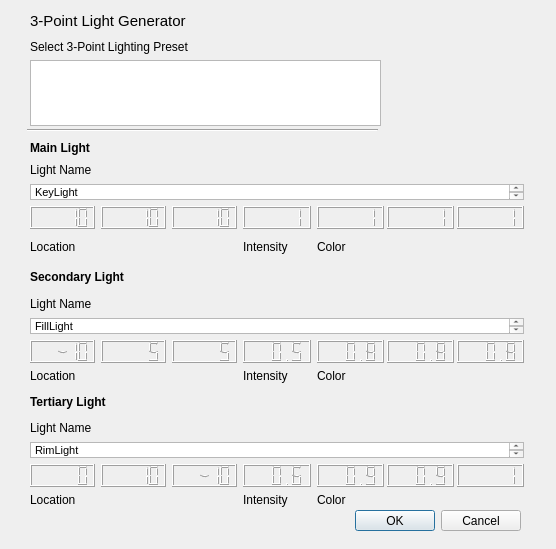
<?xml version="1.0" encoding="UTF-8"?>
<ui version="4.0">
 <class>Dialog</class>
 <widget class="QDialog" name="Dialog">
  <property name="geometry">
   <rect>
    <x>0</x>
    <y>0</y>
    <width>556</width>
    <height>549</height>
   </rect>
  </property>
  <property name="windowTitle">
   <string>Dialog</string>
  </property>
  <widget class="QDialogButtonBox" name="buttonBox">
   <property name="geometry">
    <rect>
     <x>30</x>
     <y>510</y>
     <width>491</width>
     <height>21</height>
    </rect>
   </property>
   <property name="orientation">
    <enum>Qt::Horizontal</enum>
   </property>
   <property name="standardButtons">
    <set>QDialogButtonBox::Cancel|QDialogButtonBox::Ok</set>
   </property>
  </widget>
  <widget class="QLabel" name="TitleLabel">
   <property name="geometry">
    <rect>
     <x>30</x>
     <y>10</y>
     <width>171</width>
     <height>21</height>
    </rect>
   </property>
   <property name="font">
    <font>
     <pointsize>11</pointsize>
    </font>
   </property>
   <property name="text">
    <string>3-Point Light Generator</string>
   </property>
  </widget>
  <widget class="QWidget" name="verticalLayoutWidget">
   <property name="geometry">
    <rect>
     <x>30</x>
     <y>40</y>
     <width>351</width>
     <height>86</height>
    </rect>
   </property>
   <layout class="QVBoxLayout" name="verticalLayout">
    <item>
     <widget class="QLabel" name="DefaultsListLabel">
      <property name="maximumSize">
       <size>
        <width>16777215</width>
        <height>16</height>
       </size>
      </property>
      <property name="text">
       <string>Select 3-Point Lighting Preset</string>
      </property>
     </widget>
    </item>
    <item>
     <widget class="QListView" name="PresetListbox">
      <property name="verticalScrollMode">
       <enum>QAbstractItemView::ScrollPerPixel</enum>
      </property>
      <property name="itemAlignment">
       <set>Qt::AlignLeading</set>
      </property>
     </widget>
    </item>
   </layout>
  </widget>
  <widget class="QWidget" name="verticalLayoutWidget_2">
   <property name="geometry">
    <rect>
     <x>30</x>
     <y>140</y>
     <width>494</width>
     <height>367</height>
    </rect>
   </property>
   <layout class="QVBoxLayout" name="verticalLayout_2">
    <item>
     <layout class="QVBoxLayout" name="verticalLayout_6">
      <item>
       <widget class="QLabel" name="label_4">
        <property name="maximumSize">
         <size>
          <width>16777215</width>
          <height>16</height>
         </size>
        </property>
        <property name="font">
         <font>
          <pointsize>9</pointsize>
          <weight>75</weight>
          <bold>true</bold>
         </font>
        </property>
        <property name="text">
         <string>Main Light</string>
        </property>
       </widget>
      </item>
      <item>
       <widget class="QLabel" name="label_5">
        <property name="maximumSize">
         <size>
          <width>16777215</width>
          <height>16</height>
         </size>
        </property>
        <property name="text">
         <string>Light Name</string>
        </property>
       </widget>
      </item>
      <item>
       <widget class="QTextBrowser" name="PriName">
        <property name="maximumSize">
         <size>
          <width>16777215</width>
          <height>16</height>
         </size>
        </property>
        <property name="html">
         <string>&lt;!DOCTYPE HTML PUBLIC &quot;-//W3C//DTD HTML 4.0//EN&quot; &quot;http://www.w3.org/TR/REC-html40/strict.dtd&quot;&gt;
&lt;html&gt;&lt;head&gt;&lt;meta name=&quot;qrichtext&quot; content=&quot;1&quot; /&gt;&lt;style type=&quot;text/css&quot;&gt;
p, li { white-space: pre-wrap; }
&lt;/style&gt;&lt;/head&gt;&lt;body style=&quot; font-family:'MS Shell Dlg 2'; font-size:8.1pt; font-weight:400; font-style:normal;&quot;&gt;
&lt;p style=&quot; margin-top:0px; margin-bottom:0px; margin-left:0px; margin-right:0px; -qt-block-indent:0; text-indent:0px;&quot;&gt;KeyLight&lt;/p&gt;
&lt;p style=&quot;-qt-paragraph-type:empty; margin-top:0px; margin-bottom:0px; margin-left:0px; margin-right:0px; -qt-block-indent:0; text-indent:0px;&quot;&gt;&lt;br /&gt;&lt;/p&gt;&lt;/body&gt;&lt;/html&gt;</string>
        </property>
       </widget>
      </item>
      <item>
       <layout class="QHBoxLayout" name="horizontalLayout" stretch="3,1,3">
        <item>
         <layout class="QVBoxLayout" name="verticalLayout_13">
          <item>
           <layout class="QHBoxLayout" name="horizontalLayout_2">
            <item>
             <widget class="QLCDNumber" name="Pri_X">
              <property name="maximumSize">
               <size>
                <width>16777215</width>
                <height>64</height>
               </size>
              </property>
              <property name="value" stdset="0">
               <double>10.000000000000000</double>
              </property>
             </widget>
            </item>
            <item>
             <widget class="QLCDNumber" name="Pri_Y">
              <property name="maximumSize">
               <size>
                <width>16777215</width>
                <height>64</height>
               </size>
              </property>
              <property name="value" stdset="0">
               <double>10.000000000000000</double>
              </property>
             </widget>
            </item>
            <item>
             <widget class="QLCDNumber" name="Pri_Z">
              <property name="maximumSize">
               <size>
                <width>16777215</width>
                <height>64</height>
               </size>
              </property>
              <property name="value" stdset="0">
               <double>10.000000000000000</double>
              </property>
             </widget>
            </item>
           </layout>
          </item>
          <item>
           <widget class="QLabel" name="label_8">
            <property name="maximumSize">
             <size>
              <width>16777215</width>
              <height>32</height>
             </size>
            </property>
            <property name="text">
             <string>Location</string>
            </property>
           </widget>
          </item>
         </layout>
        </item>
        <item>
         <layout class="QVBoxLayout" name="verticalLayout_12">
          <item>
           <widget class="QLCDNumber" name="Pri_Intensity">
            <property name="maximumSize">
             <size>
              <width>16777215</width>
              <height>64</height>
             </size>
            </property>
            <property name="value" stdset="0">
             <double>1.000000000000000</double>
            </property>
           </widget>
          </item>
          <item>
           <widget class="QLabel" name="label_7">
            <property name="maximumSize">
             <size>
              <width>16777215</width>
              <height>32</height>
             </size>
            </property>
            <property name="text">
             <string>Intensity</string>
            </property>
           </widget>
          </item>
         </layout>
        </item>
        <item>
         <layout class="QVBoxLayout" name="verticalLayout_9">
          <item>
           <layout class="QHBoxLayout" name="horizontalLayout_3" stretch="0,0,0">
            <property name="spacing">
             <number>3</number>
            </property>
            <property name="sizeConstraint">
             <enum>QLayout::SetDefaultConstraint</enum>
            </property>
            <item>
             <widget class="QLCDNumber" name="Pri_R">
              <property name="maximumSize">
               <size>
                <width>16777215</width>
                <height>64</height>
               </size>
              </property>
              <property name="value" stdset="0">
               <double>1.000000000000000</double>
              </property>
             </widget>
            </item>
            <item>
             <widget class="QLCDNumber" name="Pri_G">
              <property name="maximumSize">
               <size>
                <width>16777215</width>
                <height>64</height>
               </size>
              </property>
              <property name="value" stdset="0">
               <double>1.000000000000000</double>
              </property>
             </widget>
            </item>
            <item>
             <widget class="QLCDNumber" name="Pri_B">
              <property name="maximumSize">
               <size>
                <width>16777215</width>
                <height>64</height>
               </size>
              </property>
              <property name="value" stdset="0">
               <double>1.000000000000000</double>
              </property>
             </widget>
            </item>
           </layout>
          </item>
          <item>
           <widget class="QLabel" name="label_6">
            <property name="maximumSize">
             <size>
              <width>16777215</width>
              <height>32</height>
             </size>
            </property>
            <property name="text">
             <string>Color</string>
            </property>
           </widget>
          </item>
         </layout>
        </item>
       </layout>
      </item>
     </layout>
    </item>
    <item>
     <layout class="QVBoxLayout" name="verticalLayout_5">
      <item>
       <widget class="QLabel" name="label_3">
        <property name="font">
         <font>
          <pointsize>9</pointsize>
          <weight>75</weight>
          <bold>true</bold>
         </font>
        </property>
        <property name="text">
         <string>Secondary Light</string>
        </property>
       </widget>
      </item>
      <item>
       <widget class="QLabel" name="label_12">
        <property name="maximumSize">
         <size>
          <width>16777215</width>
          <height>16</height>
         </size>
        </property>
        <property name="text">
         <string>Light Name</string>
        </property>
       </widget>
      </item>
      <item>
       <widget class="QTextBrowser" name="Sec_Name">
        <property name="maximumSize">
         <size>
          <width>16777215</width>
          <height>16</height>
         </size>
        </property>
        <property name="html">
         <string>&lt;!DOCTYPE HTML PUBLIC &quot;-//W3C//DTD HTML 4.0//EN&quot; &quot;http://www.w3.org/TR/REC-html40/strict.dtd&quot;&gt;
&lt;html&gt;&lt;head&gt;&lt;meta name=&quot;qrichtext&quot; content=&quot;1&quot; /&gt;&lt;style type=&quot;text/css&quot;&gt;
p, li { white-space: pre-wrap; }
&lt;/style&gt;&lt;/head&gt;&lt;body style=&quot; font-family:'MS Shell Dlg 2'; font-size:8.1pt; font-weight:400; font-style:normal;&quot;&gt;
&lt;p style=&quot; margin-top:0px; margin-bottom:0px; margin-left:0px; margin-right:0px; -qt-block-indent:0; text-indent:0px;&quot;&gt;FillLight&lt;/p&gt;&lt;/body&gt;&lt;/html&gt;</string>
        </property>
       </widget>
      </item>
      <item>
       <layout class="QHBoxLayout" name="horizontalLayout_4" stretch="3,1,3">
        <item>
         <layout class="QVBoxLayout" name="verticalLayout_14">
          <item>
           <layout class="QHBoxLayout" name="horizontalLayout_5">
            <item>
             <widget class="QLCDNumber" name="Sec_X">
              <property name="maximumSize">
               <size>
                <width>16777215</width>
                <height>64</height>
               </size>
              </property>
              <property name="font">
               <font>
                <weight>50</weight>
                <bold>false</bold>
               </font>
              </property>
              <property name="value" stdset="0">
               <double>-10.000000000000000</double>
              </property>
             </widget>
            </item>
            <item>
             <widget class="QLCDNumber" name="Sec_Y">
              <property name="maximumSize">
               <size>
                <width>16777215</width>
                <height>64</height>
               </size>
              </property>
              <property name="font">
               <font>
                <weight>50</weight>
                <bold>false</bold>
               </font>
              </property>
              <property name="value" stdset="0">
               <double>5.000000000000000</double>
              </property>
             </widget>
            </item>
            <item>
             <widget class="QLCDNumber" name="Sec_Z">
              <property name="maximumSize">
               <size>
                <width>16777215</width>
                <height>64</height>
               </size>
              </property>
              <property name="font">
               <font>
                <weight>50</weight>
                <bold>false</bold>
               </font>
              </property>
              <property name="value" stdset="0">
               <double>5.000000000000000</double>
              </property>
             </widget>
            </item>
           </layout>
          </item>
          <item>
           <widget class="QLabel" name="label_9">
            <property name="maximumSize">
             <size>
              <width>16777215</width>
              <height>32</height>
             </size>
            </property>
            <property name="text">
             <string>Location</string>
            </property>
           </widget>
          </item>
         </layout>
        </item>
        <item>
         <layout class="QVBoxLayout" name="verticalLayout_15">
          <item>
           <widget class="QLCDNumber" name="Sec_Intensity">
            <property name="maximumSize">
             <size>
              <width>16777215</width>
              <height>64</height>
             </size>
            </property>
            <property name="value" stdset="0">
             <double>0.500000000000000</double>
            </property>
           </widget>
          </item>
          <item>
           <widget class="QLabel" name="label_10">
            <property name="maximumSize">
             <size>
              <width>16777215</width>
              <height>32</height>
             </size>
            </property>
            <property name="text">
             <string>Intensity</string>
            </property>
           </widget>
          </item>
         </layout>
        </item>
        <item>
         <layout class="QVBoxLayout" name="verticalLayout_16">
          <item>
           <layout class="QHBoxLayout" name="horizontalLayout_6" stretch="0,0,0">
            <property name="spacing">
             <number>3</number>
            </property>
            <property name="sizeConstraint">
             <enum>QLayout::SetDefaultConstraint</enum>
            </property>
            <item>
             <widget class="QLCDNumber" name="Sec_R">
              <property name="maximumSize">
               <size>
                <width>16777215</width>
                <height>64</height>
               </size>
              </property>
              <property name="value" stdset="0">
               <double>0.800000000000000</double>
              </property>
             </widget>
            </item>
            <item>
             <widget class="QLCDNumber" name="Sec_G">
              <property name="maximumSize">
               <size>
                <width>16777215</width>
                <height>64</height>
               </size>
              </property>
              <property name="value" stdset="0">
               <double>0.800000000000000</double>
              </property>
             </widget>
            </item>
            <item>
             <widget class="QLCDNumber" name="Sec_B">
              <property name="maximumSize">
               <size>
                <width>16777215</width>
                <height>64</height>
               </size>
              </property>
              <property name="value" stdset="0">
               <double>0.800000000000000</double>
              </property>
             </widget>
            </item>
           </layout>
          </item>
          <item>
           <widget class="QLabel" name="label_11">
            <property name="maximumSize">
             <size>
              <width>16777215</width>
              <height>32</height>
             </size>
            </property>
            <property name="text">
             <string>Color</string>
            </property>
           </widget>
          </item>
         </layout>
        </item>
       </layout>
      </item>
     </layout>
    </item>
    <item>
     <layout class="QVBoxLayout" name="verticalLayout_4">
      <item>
       <widget class="QLabel" name="label">
        <property name="font">
         <font>
          <pointsize>9</pointsize>
          <weight>75</weight>
          <bold>true</bold>
         </font>
        </property>
        <property name="text">
         <string>Tertiary Light</string>
        </property>
       </widget>
      </item>
      <item>
       <widget class="QLabel" name="label_19">
        <property name="maximumSize">
         <size>
          <width>16777215</width>
          <height>16</height>
         </size>
        </property>
        <property name="text">
         <string>Light Name</string>
        </property>
       </widget>
      </item>
      <item>
       <widget class="QTextBrowser" name="Tert_Name">
        <property name="maximumSize">
         <size>
          <width>16777215</width>
          <height>16</height>
         </size>
        </property>
        <property name="html">
         <string>&lt;!DOCTYPE HTML PUBLIC &quot;-//W3C//DTD HTML 4.0//EN&quot; &quot;http://www.w3.org/TR/REC-html40/strict.dtd&quot;&gt;
&lt;html&gt;&lt;head&gt;&lt;meta name=&quot;qrichtext&quot; content=&quot;1&quot; /&gt;&lt;style type=&quot;text/css&quot;&gt;
p, li { white-space: pre-wrap; }
&lt;/style&gt;&lt;/head&gt;&lt;body style=&quot; font-family:'MS Shell Dlg 2'; font-size:8.1pt; font-weight:400; font-style:normal;&quot;&gt;
&lt;p style=&quot; margin-top:0px; margin-bottom:0px; margin-left:0px; margin-right:0px; -qt-block-indent:0; text-indent:0px;&quot;&gt;RimLight&lt;/p&gt;
&lt;p style=&quot;-qt-paragraph-type:empty; margin-top:0px; margin-bottom:0px; margin-left:0px; margin-right:0px; -qt-block-indent:0; text-indent:0px;&quot;&gt;&lt;br /&gt;&lt;/p&gt;&lt;/body&gt;&lt;/html&gt;</string>
        </property>
       </widget>
      </item>
      <item>
       <layout class="QHBoxLayout" name="horizontalLayout_10" stretch="3,1,3">
        <item>
         <layout class="QVBoxLayout" name="verticalLayout_20">
          <item>
           <layout class="QHBoxLayout" name="horizontalLayout_11">
            <item>
             <widget class="QLCDNumber" name="Tert_X">
              <property name="maximumSize">
               <size>
                <width>16777215</width>
                <height>64</height>
               </size>
              </property>
             </widget>
            </item>
            <item>
             <widget class="QLCDNumber" name="Tert_Y">
              <property name="maximumSize">
               <size>
                <width>16777215</width>
                <height>64</height>
               </size>
              </property>
              <property name="value" stdset="0">
               <double>10.000000000000000</double>
              </property>
             </widget>
            </item>
            <item>
             <widget class="QLCDNumber" name="Tert_Z">
              <property name="maximumSize">
               <size>
                <width>16777215</width>
                <height>64</height>
               </size>
              </property>
              <property name="value" stdset="0">
               <double>-10.000000000000000</double>
              </property>
             </widget>
            </item>
           </layout>
          </item>
          <item>
           <widget class="QLabel" name="label_16">
            <property name="maximumSize">
             <size>
              <width>16777215</width>
              <height>32</height>
             </size>
            </property>
            <property name="text">
             <string>Location</string>
            </property>
           </widget>
          </item>
         </layout>
        </item>
        <item>
         <layout class="QVBoxLayout" name="verticalLayout_21">
          <item>
           <widget class="QLCDNumber" name="Tert_Intensity">
            <property name="maximumSize">
             <size>
              <width>16777215</width>
              <height>64</height>
             </size>
            </property>
            <property name="value" stdset="0">
             <double>0.600000000000000</double>
            </property>
           </widget>
          </item>
          <item>
           <widget class="QLabel" name="label_17">
            <property name="maximumSize">
             <size>
              <width>16777215</width>
              <height>32</height>
             </size>
            </property>
            <property name="text">
             <string>Intensity</string>
            </property>
           </widget>
          </item>
         </layout>
        </item>
        <item>
         <layout class="QVBoxLayout" name="verticalLayout_22">
          <item>
           <layout class="QHBoxLayout" name="horizontalLayout_12" stretch="0,0,0">
            <property name="spacing">
             <number>3</number>
            </property>
            <property name="sizeConstraint">
             <enum>QLayout::SetDefaultConstraint</enum>
            </property>
            <item>
             <widget class="QLCDNumber" name="Tert_R">
              <property name="maximumSize">
               <size>
                <width>16777215</width>
                <height>64</height>
               </size>
              </property>
              <property name="value" stdset="0">
               <double>0.900000000000000</double>
              </property>
             </widget>
            </item>
            <item>
             <widget class="QLCDNumber" name="Tert_G">
              <property name="maximumSize">
               <size>
                <width>16777215</width>
                <height>64</height>
               </size>
              </property>
              <property name="value" stdset="0">
               <double>0.900000000000000</double>
              </property>
             </widget>
            </item>
            <item>
             <widget class="QLCDNumber" name="Tert_B">
              <property name="maximumSize">
               <size>
                <width>16777215</width>
                <height>64</height>
               </size>
              </property>
              <property name="value" stdset="0">
               <double>1.000000000000000</double>
              </property>
             </widget>
            </item>
           </layout>
          </item>
          <item>
           <widget class="QLabel" name="label_18">
            <property name="maximumSize">
             <size>
              <width>16777215</width>
              <height>32</height>
             </size>
            </property>
            <property name="text">
             <string>Color</string>
            </property>
           </widget>
          </item>
         </layout>
        </item>
       </layout>
      </item>
     </layout>
    </item>
   </layout>
  </widget>
  <widget class="Line" name="line">
   <property name="geometry">
    <rect>
     <x>27</x>
     <y>120</y>
     <width>351</width>
     <height>20</height>
    </rect>
   </property>
   <property name="orientation">
    <enum>Qt::Horizontal</enum>
   </property>
  </widget>
 </widget>
 <resources/>
 <connections>
  <connection>
   <sender>buttonBox</sender>
   <signal>accepted()</signal>
   <receiver>Dialog</receiver>
   <slot>accept()</slot>
   <hints>
    <hint type="sourcelabel">
     <x>248</x>
     <y>254</y>
    </hint>
    <hint type="destinationlabel">
     <x>157</x>
     <y>274</y>
    </hint>
   </hints>
  </connection>
  <connection>
   <sender>buttonBox</sender>
   <signal>rejected()</signal>
   <receiver>Dialog</receiver>
   <slot>reject()</slot>
   <hints>
    <hint type="sourcelabel">
     <x>316</x>
     <y>260</y>
    </hint>
    <hint type="destinationlabel">
     <x>286</x>
     <y>274</y>
    </hint>
   </hints>
  </connection>
 </connections>
</ui>
